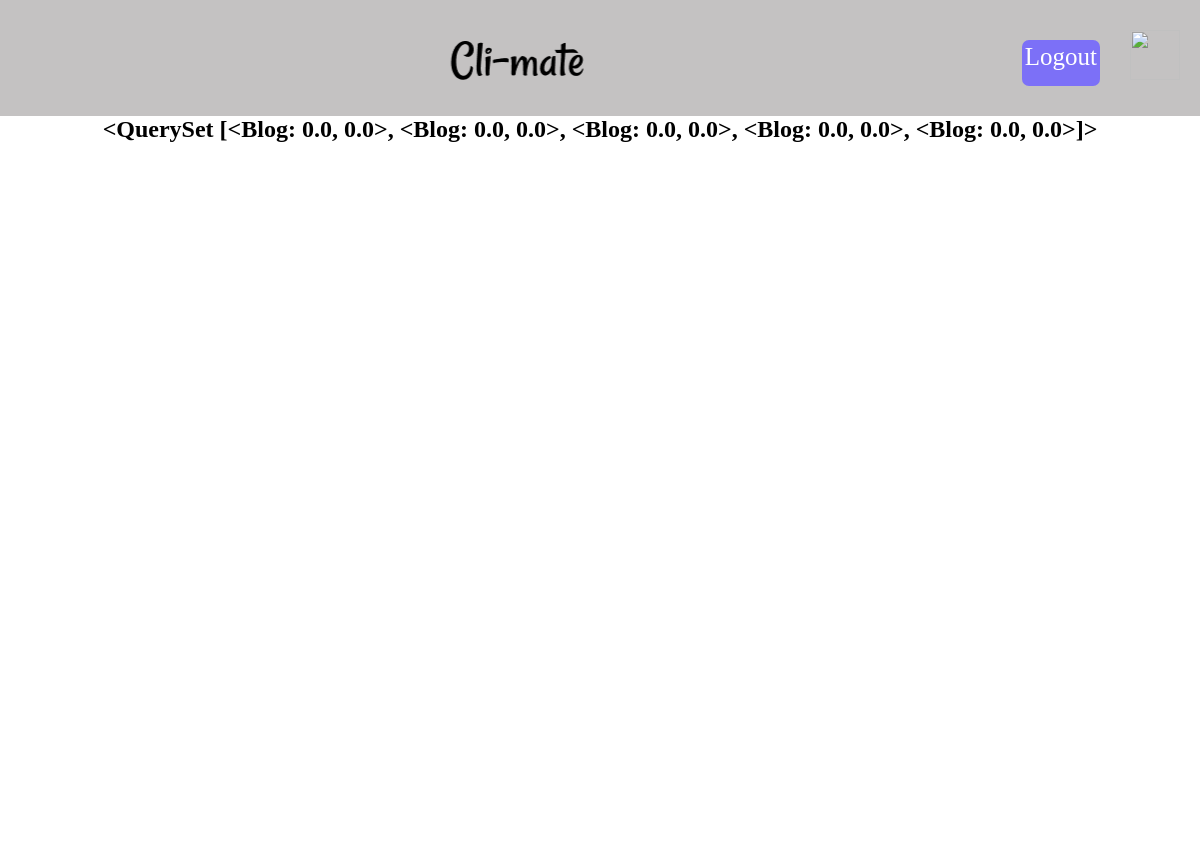
Page /map/ on the earlier database version.
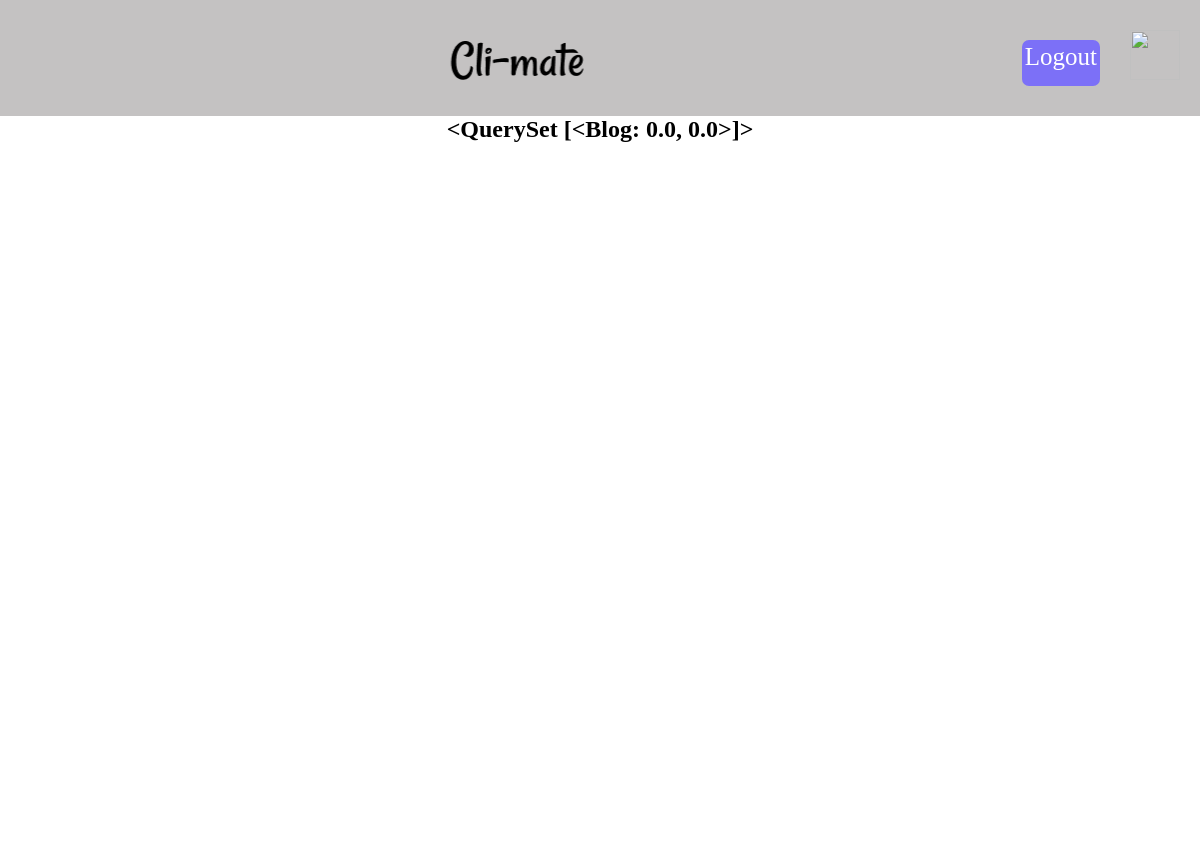
Same page on the later database version.
### firstapp/models.py (models this page shows)
class Blog(models.Model):
    latitude = models.FloatField(default=0.0) #위도
    longitude = models.FloatField(default=0.0) #경도
    hashtag = models.TextField(max_length=20) #해시태그는 하나만 적을 수 있도록 하는 게 편할듯
    weather = models.TextField() #4개로 구분 - cloudy, sunny, rainy, snowy
    images = models.ImageField(upload_to ="images", blank = True, null = True)
    author = models.ForeignKey(settings.AUTH_USER_MODEL, on_delete=models.CASCADE )#작성자 여기 수정
    created_at = models.DateTimeField(auto_now_add=True) #작성시각
    body = models.TextField(max_length=200) #글 본문
    def __str__(self):
        return str(self.latitude) + ", " + str(self.longitude) #일단 위도, 경도 표시하도록 해놓음 ->편의에 따라 바꿔도 ㄱㅊ

### firstapp/views.py (the view)
# urls.py: path('map/', main_map, name='main_map'),
def main_map(request):
    blogss = Blog.objects.all()
    context = {
        'blogss': blogss,
    }
    return render(request, 'blog/map.html', context)

### templates/blog/map.html (shortened to what this page needs)
<!DOCTYPE html>
<html lang="en">
<head>
    <link rel="stylesheet" href="../../static/css/map.css">
</head>
<body style="background-color: white;">
    <div class="nav-wrapper">
        <div class="logo">
            <img src="../../static/css/Logo.PNG">
        </div>
        <ul class="nav">
            <li style="color: white;" class="logout"><a href="#">Logout</a></li>
            <li><img class="nav-profile" src="https://image.flaticon.com/icons/png/512/149/149071.png"></li>
        </ul>
    </div>
    <h2 style="text-align: center;">{{ blogss }}</h2>
    <div id="map" style="width:70%;margin-left:15%; min-height:700px;"></div>
</body>
</html>

Differences in the rows shown:
changed Blog: latitude+longitude "<QuerySet [<Blog: 0.0, 0.0>, <Blog: 0.0, 0.0>, <Blog: 0.0, 0.0>, <Blog: 0.0, 0.0>, <Blog: 0.0, 0.0>]>" → "<QuerySet [<Blog: 0.0, 0.0>]>"
